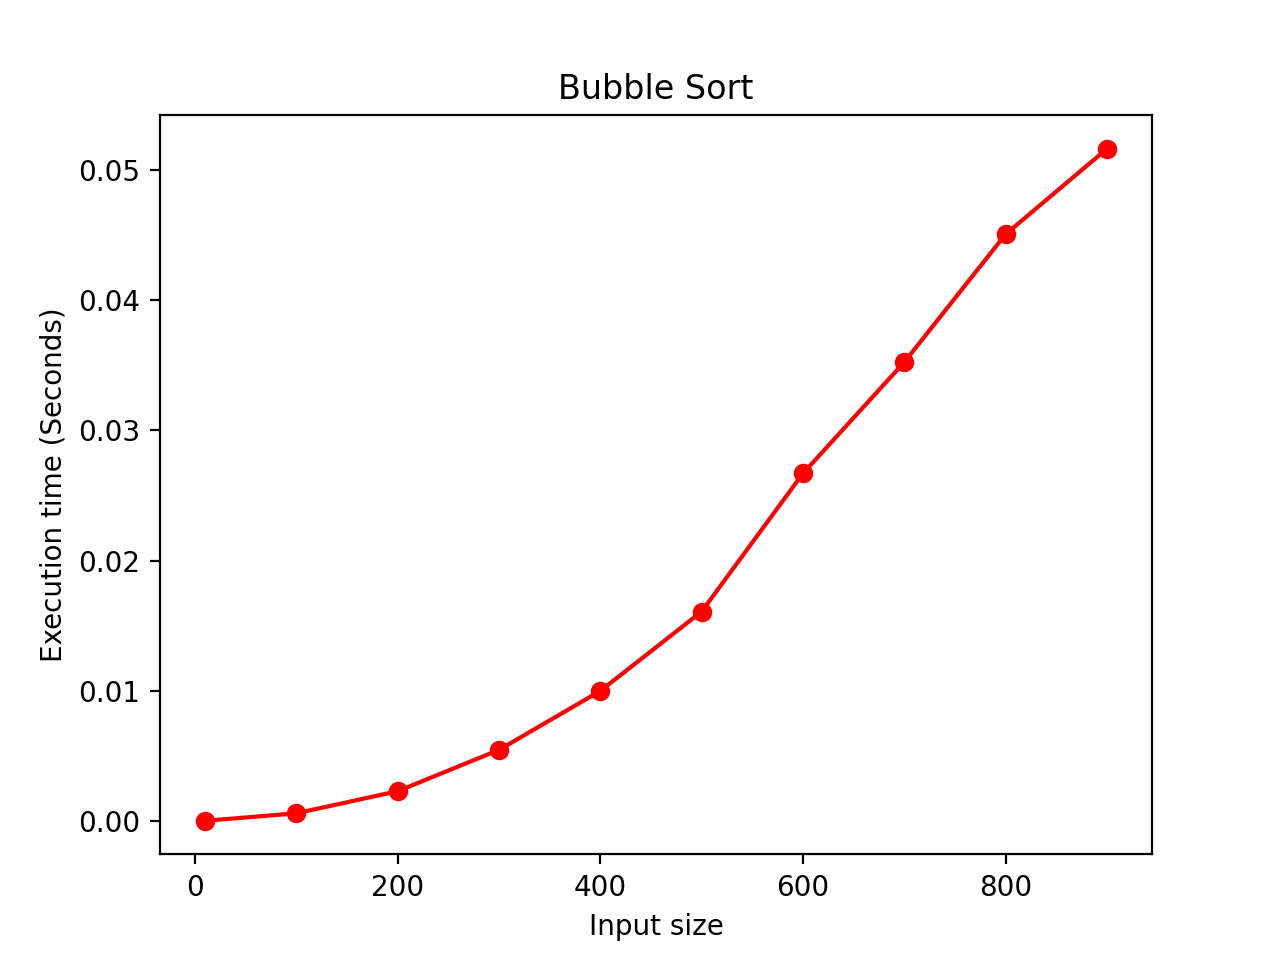

This figure's Python source:
#import
import pylab
import time
import myLibrary as lib

# Sorts a given array by bubble sort
# Input: An array A[0..n − 1] of orderable elements
# Output: Array A[0..n − 1] sorted in nondecreasing orderimport time
def BubbleSort(A):
    n = len(A)
    for i in range(n-1):
        for j in range(n-1-i):
            if A[j+1] < A[j]:
                A[j],A[j+1] = A[j+1],A[j]

# A = [4,7,3,2,7,5,1]
# BubbleSort(A)
# print(A)
# [1, 2, 3, 4, 5, 7, 7]

#Plot
A0 = lib.ranGen(10)
A1 = lib.ranGen(100)
A2 = lib.ranGen(200)
A3 = lib.ranGen(300)
A4 = lib.ranGen(400)
A5 = lib.ranGen(500)
A6 = lib.ranGen(600)
A7 = lib.ranGen(700)
A8 = lib.ranGen(800)
A9 = lib.ranGen(900)

#0
startA0 = time.time()
BubbleSort(A0)
stopA0 = time.time()
timeA0 = stopA0 - startA0
sizeA0 = len(A0)

#1
startA1 = time.time()
BubbleSort(A1)
stopA1 = time.time()
timeA1 = stopA1 - startA1
sizeA1 = len(A1)
#2
startA2 = time.time()
BubbleSort(A2)
stopA2 = time.time()
timeA2 = stopA2 - startA2
sizeA2 = len(A2)
#3
startA3 = time.time()
BubbleSort(A3)
stopA3 = time.time()
timeA3 = stopA3 - startA3
sizeA3 = len(A3)
#4
startA4 = time.time()
BubbleSort(A4)
stopA4 = time.time()
timeA4 = stopA4 - startA4
sizeA4 = len(A4)
#5
startA5 = time.time()
BubbleSort(A5)
stopA5 = time.time()
timeA5 = stopA5 - startA5
sizeA5 = len(A5)
#6
startA6 = time.time()
BubbleSort(A6)
stopA6 = time.time()
timeA6 = stopA6 - startA6
sizeA6 = len(A6)
#7
startA7 = time.time()
BubbleSort(A7)
stopA7 = time.time()
timeA7 = stopA7 - startA7
sizeA7 = len(A7)
#8
startA8 = time.time()
BubbleSort(A8)
stopA8 = time.time()
timeA8 = stopA8 - startA8
sizeA8 = len(A8)
#9
startA9 = time.time()
BubbleSort(A9)
stopA9 = time.time()
timeA9 = stopA9 - startA9
sizeA9 = len(A9)

pylab.plot([sizeA0,sizeA1,sizeA2,sizeA3,sizeA4,sizeA5,sizeA6,sizeA7,sizeA8,sizeA9],[timeA0,timeA1,timeA2,timeA3,timeA4,timeA5,timeA6,timeA7,timeA8,timeA9],'ro-')
pylab.title('Bubble Sort')
pylab.xlabel('Input size')
pylab.ylabel('Execution time (Seconds)')
pylab.show()
